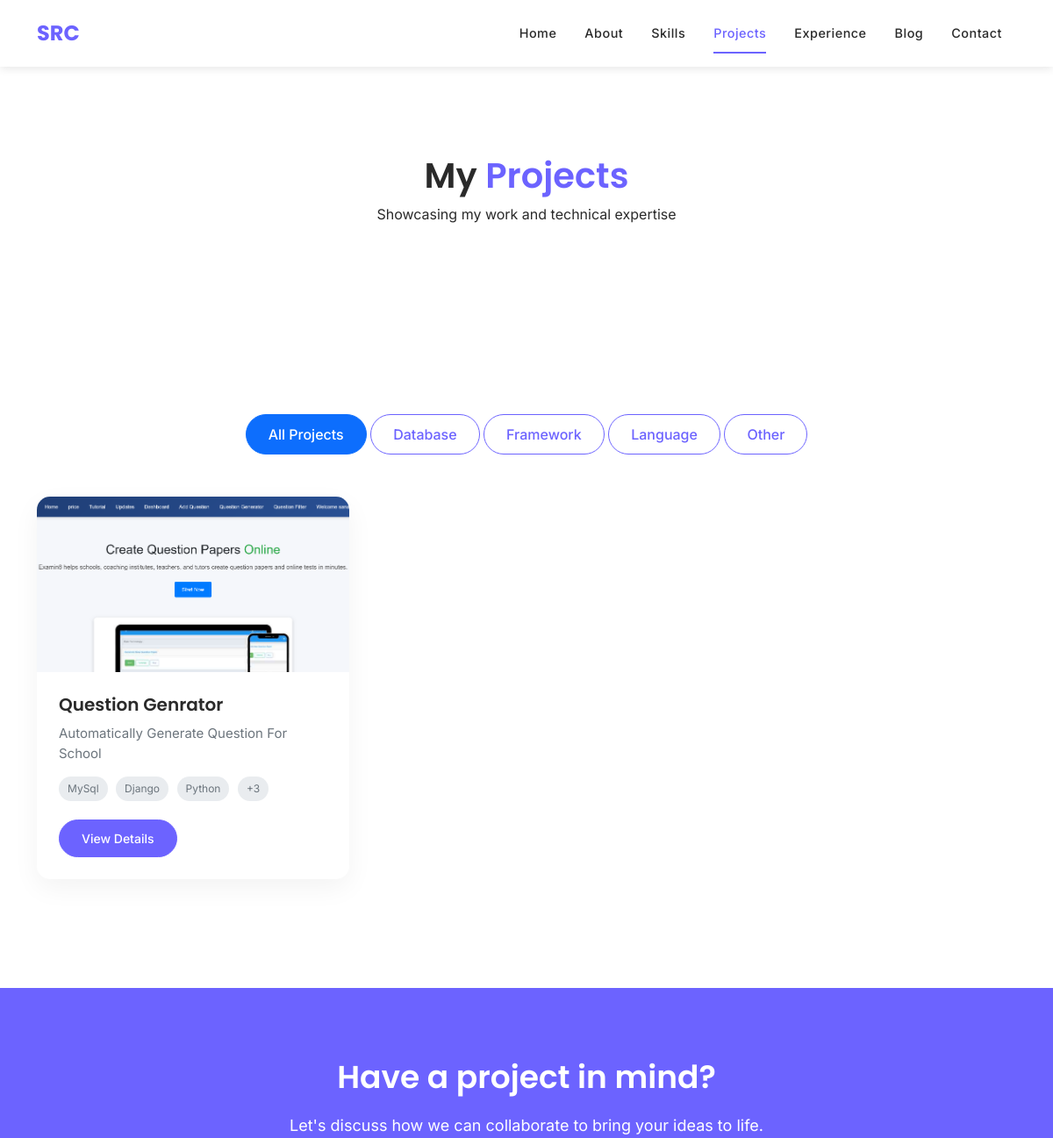
The app's page /projects/ (upper part), older data.
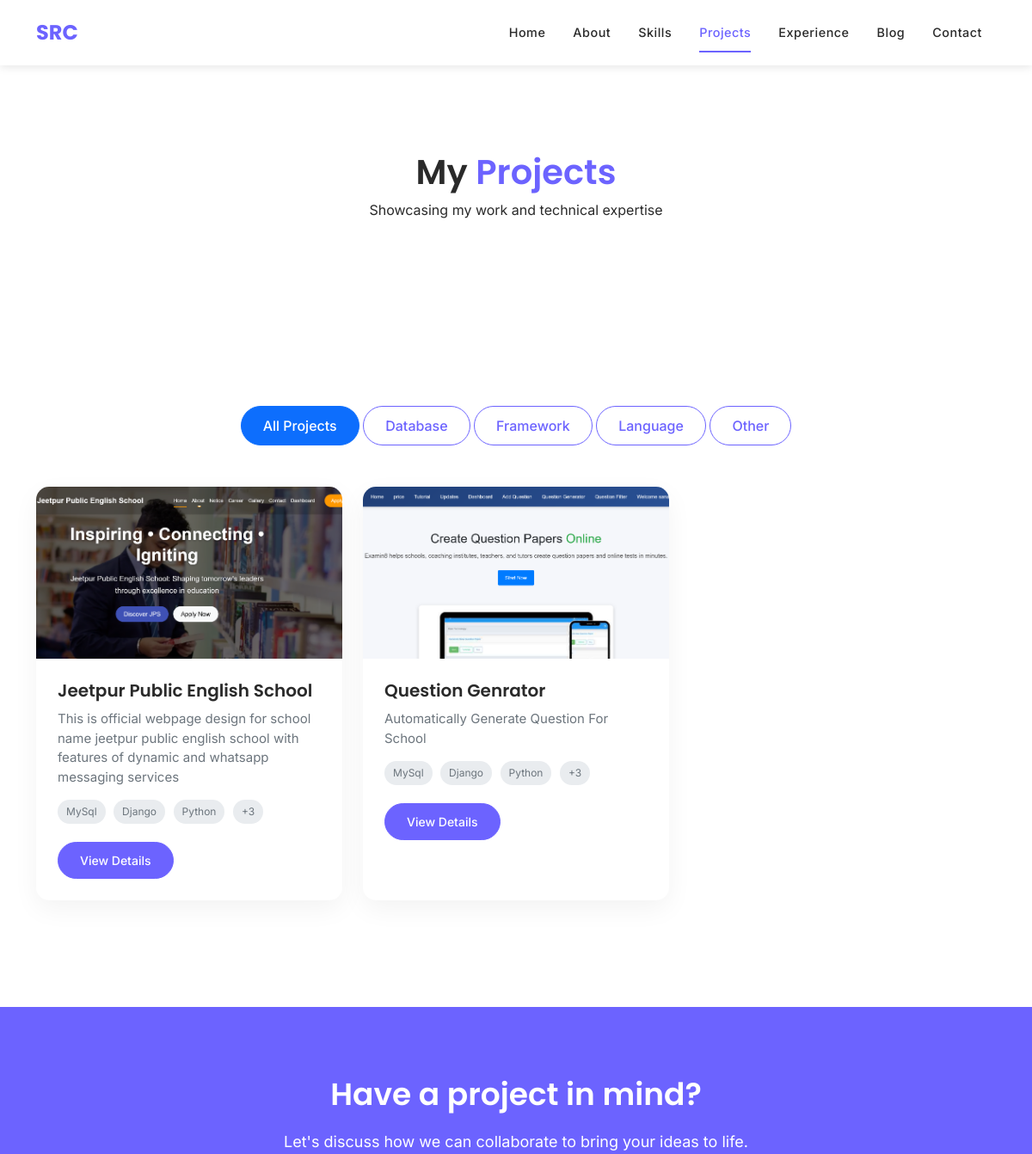
The same page, newer data.
### core/models.py (models this page shows, shortened)
class Skill(models.Model):
    CATEGORY_CHOICES = [
        ('LANGUAGE', 'Programming Language'),
        ('FRAMEWORK', 'Framework/Library'),
        ('DATABASE', 'Database'),
        ('TOOL', 'Tool/Platform'),
        ('OTHER', 'Other'),
    ]
    name = models.CharField(max_length=100)
    category = models.CharField(max_length=20, choices=CATEGORY_CHOICES)
    icon = models.FileField(upload_to='skills/', blank=True, null=True)
    proficiency = models.IntegerField(default=80, help_text="Proficiency level from 0-100")
    class Meta:
        ordering = ['category', '-proficiency']

class Project(models.Model):
    title = models.CharField(max_length=255)
    slug = models.SlugField(unique=True, blank=True)
    short_description = models.CharField(max_length=255)
    description = RichTextField()
    technologies = models.ManyToManyField(Skill)
    image = models.ImageField(upload_to='projects/')
    github_link = models.URLField(blank=True, null=True)
    live_link = models.URLField(blank=True, null=True)
    featured = models.BooleanField(default=False)
    completion_date = models.DateField()
    class Meta:
        ordering = ['-completion_date']

### core/views.py (the view)
# urls.py: path('', ProjectListView.as_view(), name='project_list'),
class ProjectListView(ListView):
    model = Project
    template_name = 'projects/list.html'
    context_object_name = 'projects'
    def get_context_data(self, **kwargs):
        context = super().get_context_data(**kwargs)
        context['technologies'] = Skill.objects.all()
        return context

### templates/projects/list.html (shortened to what this page needs)
{% extends 'base.html' %}
{% load static %}
{% block content %}
<section class="page-header">
    <div class="container">
        <div class="row">
            <div class="col-12 text-center" data-aos="fade-up">
                <h1>My <span class="highlight">Projects</span></h1>
                <p>Showcasing my work and technical expertise</p>
            </div>
        </div>
    </div>
</section>
<section class="projects-section section-padding">
    <div class="container">
        <div class="projects-filter text-center mb-5" data-aos="fade-up">
            <button class="btn btn-outline-primary project-filter active" data-filter="all">All Projects</button>
            {% regroup technologies by category as tech_categories %}
            {% for category in tech_categories %}
                <button class="btn btn-outline-primary project-filter" data-filter="{{ category.grouper|lower }}">{{ category.grouper|title }}</button>
            {% endfor %}
        </div>
        <div class="row" id="projects-grid">
            {% for project in projects %}
                <div class="col-lg-4 col-md-6 mb-4 project-item {% for tech in project.technologies.all %}{{ tech.category|lower }} {% endfor %}" data-aos="fade-up" data-aos-delay="{{ forloop.counter0|stringformat:'d' }}00">
                    <div class="project-card">
                        <div class="project-image">
                            <img src="{{ project.image.url }}" alt="{{ project.title }}">
                        </div>
                        <div class="project-content">
                            <h3>{{ project.title }}</h3>
                            <p>{{ project.short_description }}</p>
                            <div class="project-tech">
                                {% for tech in project.technologies.all|slice:":3" %}
                                    <span class="tech-badge">{{ tech.name }}</span>
                                {% endfor %}
                                {% if project.technologies.count > 3 %}
                                    <span class="tech-badge">+{{ project.technologies.count|add:"-3" }}</span>
                                {% endif %}
                            </div>
                            <a href="{% url 'project_detail' project_slug=project.slug %}" class="btn btn-sm btn-primary mt-3">View Details</a>
                        </div>
                    </div>
                </div>
            {% empty %}
                <div class="col-12 text-center">
                    <p>No projects found. Check back soon for updates!</p>
                </div>
            {% endfor %}
        </div>
    </div>
</section>
<section class="cta-section section-padding">
    <div class="container">
        <div class="row justify-content-center">
            <div class="col-lg-10 text-center" data-aos="fade-up">
                <h2>Have a project in mind?</h2>
                <p>Let's discuss how we can collaborate to bring your ideas to life.</p>
            </div>
        </div>
    </div>
</section>
{% endblock %}

Row changes from the older to the newer data that the page shows:
added Project: image (picture), title "Jeetpur Public English School", short_description "This is official webpage design for school name jeetpur public english school with features of dynamic and whatsapp messaging services", technologies.count|add "3", Skill (name "MySql"), Skill (name "Django"), Skill (name "Python")
